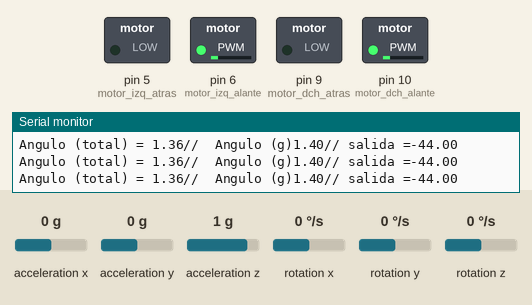
Bench run of a sketch on a simulated Arduino Uno, built with avr-gcc and run on an emulated ATmega328P. On the bench: switched loads named in the sketch (green lamp = pin HIGH), the last lines printed to the serial monitor. Wiring (inferred from the names in the program): MPU-6050 motion sensor at I2C address 0x68. The inputs (shaded band) are chosen by the test bench; at power-on: acceleration y 0 g, rotation x 0 °/s, acceleration x 0 g, acceleration z 1 g, rotation y 0 °/s, rotation z 0 °/s.

Above: at 7.57 s.
7.9 s: acceleration y set to -1.4 g
At 8.4 s:
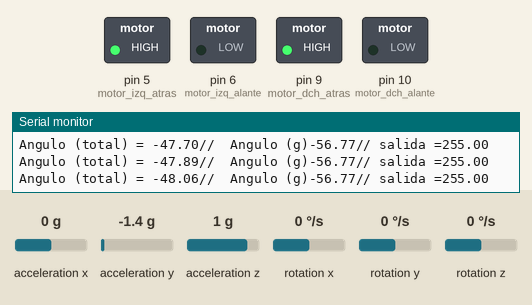
9.5 s: acceleration y set to 0.8 g
At 12.3 s:
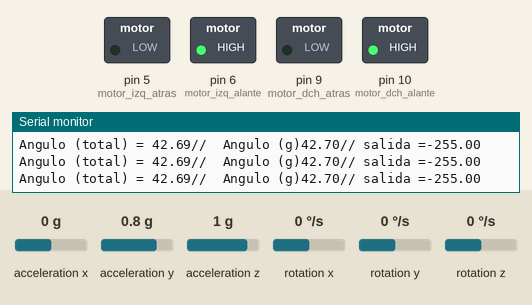
12.5 s: rotation x set to -100 °/s
At 13.35 s:
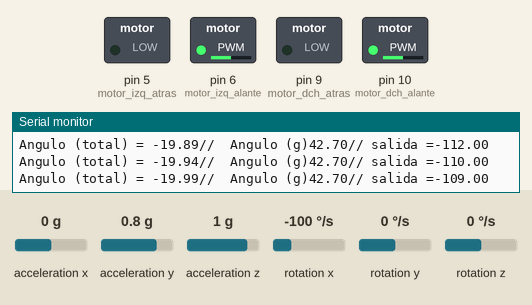
15.5 s: rotation x set to 0 °/s
At 16.7 s:
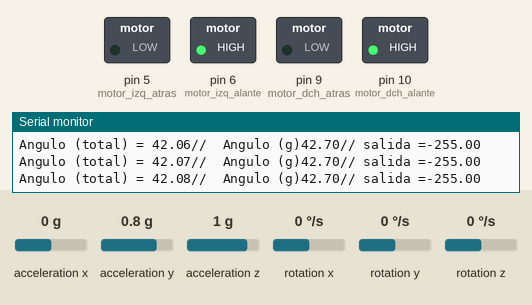
Timing chart, 0 to 18.5 s (numbered marks = the images above; inputs shaded):
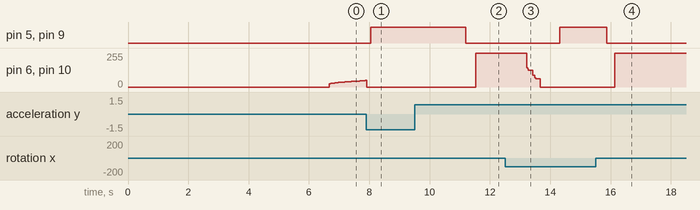

The sketch:

robot_verison1.ino
```cpp
// 1ª version del robot autoequilibrado con sensor MPU 6050
// Autor Andrés Vicente Arévalo
// andreu_jaja96@hotmail.com


#include <Wire.h>

// (SDA - A4 )(SCL - A5)
#define ciclos_calibrado 3000
#define v_max 255
#define r_min 25

#define gx_ang_inicial 1.4
#define gy_ang_inicial -2.85
#define gz_ang_inicial -4.05

#define constante_rango_accel 4096.0
#define constante_rango_gyro 15

#define motor_dch_alante 10
#define motor_dch_atras  9
#define motor_izq_alante 6
#define motor_izq_atras 5

#define Kp 7
#define Ki 20
#define Kd 0.20
#define tiempo_ciclo  0.00305

long accelX, accelY, accelZ;
float gForceX, gForceY, gForceZ,aux;

long gyroX, gyroZ;
float rotX, rotZ;

float gx_ang,gy_ang,gz_ang,actotal;
//float gx_ang_inicial,gy_ang_inicial,gz_ang_inicial;

float x_cal,y_cal,z_cal;                                          // definimos variables de calibrado y el numero de ciclos de este
float x_ang, z_ang;

float angulo_x_deseado, angulo_z_deseado;

float error_actual_x, error_actual_z;
float error_int_x , error_int_z;
float error_pasado_x, error_pasado_z;


float rp_x,rp_y,rp_z;
float ri_x,ri_y,ri_z;
float rd_x,rd_y,rd_z;
float r_x,r_y,r_z,r_izq,r_dch;

void setup() {

  Serial.begin(115200);
  Wire.begin();

  pinMode( motor_dch_alante ,OUTPUT );
  pinMode( motor_dch_atras , OUTPUT );
  pinMode( motor_izq_alante , OUTPUT );
  pinMode( motor_izq_atras , OUTPUT );

  setupMPU();
  Serial.println(' '); Serial.println(' ');
  Serial.println("Calibrando los valores del sistema ....");
  calibrar_valores();

  //inicializamos las variables del PID
  angulo_x_deseado = 0 ; angulo_z_deseado = 0 ;
  error_pasado_x = 0; error_pasado_z = 0;
  error_int_x = 0;  error_int_z = 0;

}

void loop() {

  recordregisters();
  processData();
  calculo_PID();
  correccion_posicion();
  visualizar_datos();

}


void setupMPU(){

  Wire.beginTransmission(0b1101000); //This is the I2C address of the MPU (b1101000/b1101001 for AC0 low/high datasheet sec. 9.2)
  Wire.write(0x6B);                                                          //We want to write to the PWR_MGMT_1 register (6B hex)
  Wire.write(0x00);                                                          //Set the register bits as 00000000 to activate the gyro
  Wire.endTransmission();                                                    //End the transmission with the gyro.


  Wire.beginTransmission(0b1101000); //I2C address of the MPU
  Wire.write(0x1B);                                                          //We want to write to the GYRO_CONFIG register (1B hex)
  Wire.write(0x08);                                                          //Set the register bits as 00001000 (500dps full scale)
  Wire.endTransmission();                                                    //End the transmission with the gyro


  Wire.beginTransmission(0b1101000); //I2C address of the MPU
  Wire.write(0x1C);                                                          //We want to write to the ACCEL_CONFIG register (1A hex)
  Wire.write(0x10);                                                          //Set the register bits as 00010000 (+/- 8g full scale range)
  Wire.endTransmission();                                                    //End the transmission with the gyro


  Wire.beginTransmission(0b1101000);                                      //Start communication with the address found during search
  Wire.write(0x1A);                                                          //We want to write to the CONFIG register (1A hex)
  Wire.write(0x03);                                                          //Set the register bits as 00000011 (Set Digital Low Pass Filter to ~43Hz)
  Wire.endTransmission();                                                    //End the transmission with the gyro
}

void recordregisters() {

  Wire.beginTransmission(0b1101000);          //I2C address of the MPU
  Wire.write(0x3B);                           //Starting register for Accel Readings
  Wire.endTransmission();

  Wire.requestFrom(0b1101000,6);              //Request Accel Registers (3B - 40)
  while(Wire.available() < 6);

  accelX = Wire.read()<<8|Wire.read();        //Store first two bytes into accelX
  accelY = Wire.read()<<8|Wire.read();        //Store middle two bytes into accelY
  accelZ = Wire.read()<<8|Wire.read();        //Store last two bytes into accelZ

  Wire.beginTransmission(0b1101000); //I2C address of the MPU
  Wire.write(0x43); //Starting register for Gyro Readings
  Wire.endTransmission();

  Wire.requestFrom(0b1101000,6); //Request Gyro Registers (43 - 48)
  while(Wire.available() < 6);

  gyroX = Wire.read()<<8|Wire.read(); //Store first two bytes into accelX
  aux = Wire.read()<<8|Wire.read(); //Store middle two bytes into accelY
  gyroZ = Wire.read()<<8|Wire.read(); //Store last two bytes into accelZ

}


void calibrar_valores()
{

  for ( int i = 0 ; i <= ciclos_calibrado ; i++ )
  {
    recordregisters();

    rotX = gyroX / constante_rango_gyro;
    rotZ = gyroZ / constante_rango_gyro;

    x_cal += rotX;
    z_cal += rotZ;

    //gForceX = accelX / constante_rango_accel ;
    //gForceZ = accelZ / constante_rango_accel ;

    //gx_ang_inicial += gForceX ;
    //gz_ang_inicial += gForceZ ;

  }

  Serial.println(".......");
  delay(500);

  //gx_ang_inicial = gx_ang_inicial / ciclos_calibrado ;
  //gz_ang_inicial = gz_ang_inicial / ciclos_calibrado ;

  x_cal = x_cal / ciclos_calibrado ;
  z_cal = z_cal / ciclos_calibrado ;
}


void processData(){                                                       //procesamos los datos para obtener el angulo en grados y la acceleración en g y

  gForceX = accelX / constante_rango_accel;
  //gForceZ = accelZ / constante_rango_accel;

  rotX = (gyroX / constante_rango_gyro ) - x_cal;                              //le restamos el angulo del giroscopio en el calibrado
  //rotZ = (gyroZ / constante_rango_gyro ) - z_cal;

  x_ang += rotX*tiempo_ciclo;                                                  //calculamos el angulo integrando la velocidad angular
  //z_ang += rotZ*tiempo_ciclo;

  actotal = sqrt((accelX*accelX) + (accelY*accelY) + (accelZ*accelZ));         //calculamos el vector aceleración total para obtener el angulo segun la gravedad

  gx_ang = asin( accelY/actotal )* 61.2 + gx_ang_inicial ;                     //calculamos el angulo de cada eje restandole el valor inicial de cada eje
  //gz_ang = acos( accelZ/actotal )* 61.2 + gz_ang_inicial ;


  x_ang = (x_ang*0.98) + (gx_ang*0.02);                                        //juntamos los angulos del acelerómetro y el gyroscopio para evitar las fluctuaciones y el 'drift'
  //z_ang = (z_ang*0.95) + (gz_ang*0.05);
}

void calculo_PID()
{

  error_actual_x = angulo_x_deseado - x_ang;
  //error_actual_z = angulo_z_deseado - z_ang;

  //calculo de la respuesta proporcional

  rp_x = error_actual_x * Kp ;
  //rp_z = error_actual_z * Kp ;

  // calculo de la respuesta integral

  error_int_x += error_actual_x * tiempo_ciclo;
  //error_int_z += error_actual_z * tiempo_ciclo;

  ri_x = error_int_x * Ki;
  //ri_z = error_int_x * Ki;

  // calculo de la respuesta diferencial

  rd_x = -rotX *Kd;
  //rd_z = -rotZ *Kd;

   //juntamos todas las respuestas en una para despues usarla para corregir la posicion

   r_x = rp_x + ri_x + rd_x;
   //r_z = rp_z + ri_z + rd_z;

  //pasamos las variables actuales a las pasadas para volver a empezar el bucle

   error_pasado_x = error_actual_x ;
   //error_pasado_z = error_actual_z ;

}


void correccion_posicion()
{
  r_x = constrain ( r_x, -v_max , v_max );

  if ( r_x < 0 )
  {
     if(x_ang > 60)
     {
     analogWrite(motor_dch_atras ,0);
     analogWrite(motor_dch_alante ,0);
     analogWrite(motor_izq_alante ,0);
     analogWrite(motor_izq_atras ,0);
     }
     else if (x_ang > 4)
     {
     r_x = r_x *1.5;
     r_x = constrain ( r_x, -v_max , v_max );

     analogWrite(motor_dch_alante ,-r_x);
     analogWrite(motor_dch_atras ,0);
     analogWrite(motor_izq_alante ,-r_x);
     analogWrite(motor_izq_atras ,0);

     }
     else if (x_ang > 8)
     {
     r_x = r_x *3;
     r_x = constrain ( r_x, -v_max , v_max );

     analogWrite(motor_dch_alante ,-r_x);
     analogWrite(motor_dch_atras ,0);
     analogWrite(motor_izq_alante ,-r_x);
     analogWrite(motor_izq_atras ,0);

     }
     else
     {
     r_x = map(r_x , -v_max , 0, -v_max, -r_min);

     analogWrite(motor_dch_alante ,-r_x);
     analogWrite(motor_dch_atras ,0);
     analogWrite(motor_izq_alante ,-r_x);
     analogWrite(motor_izq_atras ,0);
     }
  }

  if ( r_x > 0 )
  {
     if(x_ang < -60)
     {
     analogWrite(motor_dch_atras ,0);
     analogWrite(motor_dch_alante ,0);
     analogWrite(motor_izq_alante ,0);
     analogWrite(motor_izq_atras ,0);
     }
     else if (x_ang < -4)
     {
     r_x = r_x *1.5;
     r_x = constrain ( r_x, -v_max , v_max );
     analogWrite(motor_dch_atras ,r_x);
     analogWrite(motor_dch_alante ,0);
     analogWrite(motor_izq_alante ,0);
     analogWrite(motor_izq_atras ,r_x);
     }
     else if (x_ang < -8)
     {
     r_x = r_x *3;
     r_x = constrain ( r_x, -v_max , v_max );
     analogWrite(motor_dch_atras ,r_x);
     analogWrite(motor_dch_alante ,0);
     analogWrite(motor_izq_alante ,0);
     analogWrite(motor_izq_atras ,r_x);
     }
     else
     {
     r_x = map(r_x , 0 , v_max , r_min, v_max);
     analogWrite(motor_dch_atras ,r_x);
     analogWrite(motor_dch_alante ,0);
     analogWrite(motor_izq_alante ,0);
     analogWrite(motor_izq_atras ,r_x);
     }
  }
  if ( r_x == 0 )
  {
      analogWrite(motor_dch_alante ,0);
      analogWrite(motor_dch_atras ,0);
      analogWrite(motor_izq_alante ,0);
      analogWrite(motor_izq_atras ,0);
  }

}


void visualizar_datos()
{
  Serial.print("Angulo (total) = ");  Serial.print(x_ang); Serial.print("//  Angulo (g)"); Serial.print(gx_ang);  Serial.print("// salida ="); Serial.println(r_x);
}
```

Measured:
- after the input at 7.9 s, pin 5 (motor_izq_atras), pin 9 (motor_dch_atras): LOW → HIGH after 0.14 s
- after the input at 9.5 s, pin 5 (motor_izq_atras), pin 9 (motor_dch_atras): HIGH → LOW after 1.7 s; pin 6 (motor_izq_alante), pin 10 (motor_dch_alante): 0/255 → 255/255 after 2.0 s
- after the input at 12.5 s, pin 5 (motor_izq_atras), pin 9 (motor_dch_atras): LOW → HIGH after 1.8 s; pin 6 (motor_izq_alante), pin 10 (motor_dch_alante): 255/255 → 127/255 after 0.71 s, → 90/255 0.20 s later, → 62/255 0.07 s later, → 0/255 0.19 s later
- after the input at 15.5 s, pin 5 (motor_izq_atras), pin 9 (motor_dch_atras): HIGH → LOW after 0.38 s; pin 6 (motor_izq_alante), pin 10 (motor_dch_alante): 0/255 → 255/255 after 0.64 s
